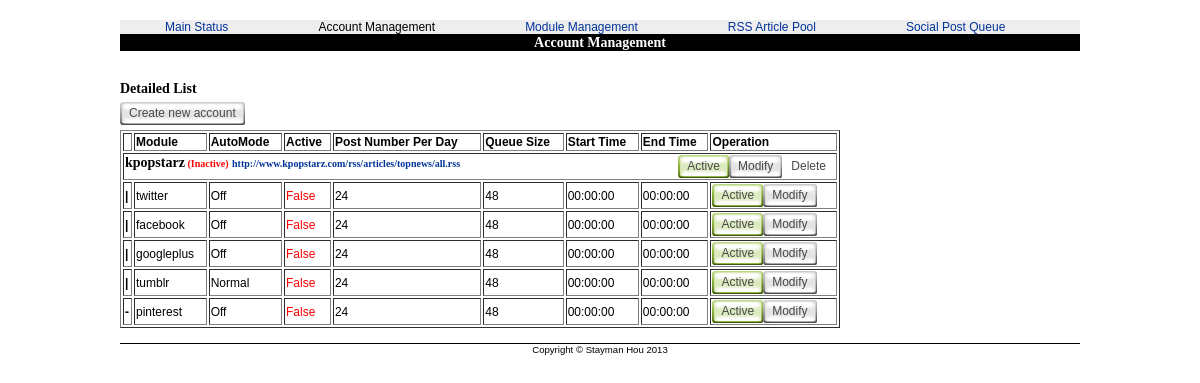
Page /SocialManagerPhpAdmin/public_files/accmng.php on the committed database.
### tables this page shows
CREATE TABLE account (
	PK INT NOT NULL AUTO_INCREMENT PRIMARY KEY,
	NAME VARCHAR(20) NOT NULL,
	RSS_URL VARCHAR(256) NOT NULL,
	ACTIVE BOOLEAN DEFAULT 0,
	LAST_UPDATE DATETIME,
    DELETED BOOLEAN DEFAULT 0
);

CREATE TABLE acc_setting (
	PK INT NOT NULL AUTO_INCREMENT PRIMARY KEY,
	ACCOUNT INT NOT NULL,
	MODULE INT NOT NULL,
	USERNAME VARCHAR(64) NOT NULL,
	PSWD VARCHAR(64) NOT NULL,
	OTHER_SETTING TEXT,
	EXTRA_CONTENT VARCHAR(256) DEFAULT '',
	ACTIVE BOOLEAN DEFAULT 0,
	AUTO_MODE INT NOT NULL,
	TAG_LIMIT INT NOT NULL DEFAULT 1,
	TIME_START TIME NOT NULL DEFAULT '00:00:00',
	TIME_END TIME NOT NULL DEFAULT '00:00:00',
	NUM_PER_DAY INT NOT NULL DEFAULT 24,
	MIN_POST_INTERVAL INT NOT NULL DEFAULT 0,
	QUEUE_SIZE INT NOT NULL DEFAULT 48
);

### SocialManagerPhpAdmin/public_files/accmng.php (called while the page is built, shortened)
<?php
include '../model/Account.php';
include '../model/AccSetting.php';
$acclst = $GLOBALS['TEMPLATE']['Content']['AccountList'] = Account::getlist();
foreach ($acclst as $acc)
{
    $key = $acc['NAME'];
    $value = $acc['PK'];
    $GLOBALS['TEMPLATE']['Content']['AccSetting'][$key] = AccSetting::getlist($value);
}
include '../view/template-page.php';
?>

### SocialManagerPhpAdmin/model/Account.php (called while the page is built, shortened)
<?php
class Account
{
    public static function getlist()
    {
        $lst = array();
        $query = "SELECT `PK`, `NAME`, `RSS_URL`, `ACTIVE`, `LAST_UPDATE`, `DELETED` FROM `account` WHERE `DELETED` = FALSE ORDER BY PK DESC";
        $result = mysql_query($query, $GLOBALS['DB']);
        while ($row = mysql_fetch_assoc($result)) {
            array_push($lst, $row);
        }
        return $lst;
    }
}
?>

### SocialManagerPhpAdmin/model/AccSetting.php (called while the page is built, shortened)
<?php
class AccSetting
{
    public static function getlist($account=null)
    {
        $lst = array();
        $query = "SELECT `PK`, `ACCOUNT`, `MODULE`, `USERNAME`, `OTHER_SETTING`, `EXTRA_CONTENT`, `ACTIVE`, `AUTO_MODE`, `TIME_START`, `TIME_END`, `NUM_PER_DAY`, `MIN_POST_INTERVAL`, `QUEUE_SIZE` FROM `acc_setting` WHERE 1";
        if ($account!=null)
        {
            $query .= sprintf(" AND ACCOUNT = %d", $account);
        }
        $query .= " ORDER BY PK ASC";
        $result = mysql_query($query, $GLOBALS['DB']);
        while ($row = mysql_fetch_assoc($result)) {
            array_push($lst, $row);
        }
        return $lst;
    }
}
?>

### SocialManagerPhpAdmin/view/template-accmng.php (the view)
<div id="AM_Main">
 <h2>Detailed List</h2>
 <div class="abuttonwrapper"><a class="abutton" href="Account.php?method=create"><span>Create new account</span></a></div>
  <table border=1 width=720px>
  <tr><td width=5px></td><td><b>Module</b></td><td><b>AutoMode</b></td><td><b>Active</b></td><td><b>Post Number Per Day</b></td><td><b>Queue Size</b></td><td><b>Start Time</b></td><td><b>End Time</b></td><td><b>Operation</b></td></tr>
  <?php
   foreach ($GLOBALS['TEMPLATE']['Content']['AccountList'] as $acc)
   {
       $key = $acc['NAME'];
       echo '<tr><td colspan=9><h3>' . $key;
       echo '<span style="color: ';
       echo $acc['ACTIVE']?'green':'red';
       echo '; font-size: x-small;">';
       echo $acc['ACTIVE']?' (Active)':' (Inactive)';
       echo '</span> <a href="' . $acc['RSS_URL'] . '" target="_blank" style="font-size: x-small">' . $acc['RSS_URL'] . '</a><div class="abuttonwrapper" style="float:right; width:auto;"><a class="abutton" href="Account.php?method=delete&pk=' . $acc['PK'] . '" style="background: transparent url(\'media/square-orange-left.gif\') no-repeat top left" onclick="return myconfirm(\'Are you sure you want to delete the Account \\\'' . $key . '\\\'?\');"><span style="background: transparent url(\'media/square-orange-right.gif\') no-repeat top right">Delete</span></a></div>' . '<div class="abuttonwrapper" style="float:right; width:auto;"><a class="abutton" href="Account.php?method=get&pk=' . $acc['PK'] . '"><span>Modify</span></a></div>';
       echo '<div class="abuttonwrapper" style="float:right; width:auto;"><a class="abutton" href="Account.php?method=toggleactive&pk=' . $acc['PK'] . '" style="background: transparent url(\'media/square-';
       echo $acc['ACTIVE']?'red':'green';
       echo '-left.gif\') no-repeat top left"><span style="background: transparent url(\'media/square-';
       echo $acc['ACTIVE']?'red':'green';
       echo '-right.gif\') no-repeat top right">';
       echo $acc['ACTIVE']?'Deactive':'Active';
       echo '</span></a></div>' . '<h3></td></tr>';
       foreach ($GLOBALS['TEMPLATE']['Content']['AccSetting'][$key] as $accsetting)
       {
            echo '<tr><td width=5px><b>';
            echo ($accsetting===end($GLOBALS['TEMPLATE']['Content']['AccSetting'][$key]))?'-':'|';
            echo '</b></td><td>' . $GLOBALS['TEMPLATE']['Content']['ModuleList'][$accsetting['MODULE']] . '</td><td>' . $GLOBALS['TEMPLATE']['Content']['AutoMode'][$accsetting['MODULE']][$accsetting['AUTO_MODE']] . '</td>';
            echo '<td style="color: ';
            echo $accsetting['ACTIVE']?'green':'red';
            echo '">';
            echo $accsetting['ACTIVE']?'True':'False';
            echo '</td>';
            echo '<td>' . $accsetting['NUM_PER_DAY'] . '</td><td>' . $accsetting['QUEUE_SIZE'] . '</td><td>' . $accsetting['TIME_START'] . '</td><td>' . $accsetting['TIME_END'] . '</td><td>';
            echo '<div class="abuttonwrapper" style="float:left; width:auto;"><a class="abutton" href="AccSetting.php?method=toggleactive&pk=' . $accsetting['PK'] . '" style="background: transparent url(\'media/square-';
            echo $accsetting['ACTIVE']?'red':'green';
            echo '-left.gif\') no-repeat top left"><span style="background: transparent url(\'media/square-';
            echo $accsetting['ACTIVE']?'red':'green';
            echo '-right.gif\') no-repeat top right">';
            echo $accsetting['ACTIVE']?'Deactive':'Active';
            echo '</span></a></div>';
            echo '<div class="abuttonwrapper" style="float:left; width:auto;"><a class="abutton" href="AccSetting.php?method=get&pk=' . $accsetting['PK'] . '"><span>Modify</span></a></div>' . '</td>';
       }
   }
  ?>
 </table>
</div>

### SocialManagerPhpAdmin/public_files/css/styles.css (style rules this page uses)
body { margin:0; padding:0; font-family:Arial, Helvetica, sans-serif; font-size:12px; }
a { color:#000; text-decoration:none; cursor:pointer; }
h1, h2, h3, h4, h5, h6 { margin:0; padding:0; font-size:14px; font-family:"Lucida Grande"; }
body { font-family: Arial, Sans, sans-serif; text-align: center; }
a { color: #039; }
table { margin: 5px 0; }
#content h2 { margin-top: 20px; margin-bottom: 5px; }
a.abutton { background: transparent url('../media/square-gray-left.gif') no-repeat top left; display: block; float: left; font: normal 12px Arial; line-height: 15px; height: 23px; padding-left: 9px; text-decoration: none; }
a:link.abutton, a:visited.abutton, a:active.abutton { color: #494949; }
a.abutton span { background: transparent url('../media/square-gray-right.gif') no-repeat top right; display: block; padding: 4px 9px 4px 0; }
.abuttonwrapper { overflow: hidden; width: 100%; }

### rows in the picture
account: NAME "kpopstarz", ACTIVE "(Inactive)", RSS_URL "http://www.kpopstarz.com/rss/articles/topnews/all.rss"
acc_setting: MODULE "twitter", MODULE+AUTO_MODE "Off", ACTIVE "False", NUM_PER_DAY "24", QUEUE_SIZE "48", TIME_START "00:00:00", TIME_END "00:00:00"
acc_setting: MODULE "facebook", MODULE+AUTO_MODE "Off", ACTIVE "False", NUM_PER_DAY "24", QUEUE_SIZE "48", TIME_START "00:00:00", TIME_END "00:00:00"
acc_setting: MODULE "googleplus", MODULE+AUTO_MODE "Off", ACTIVE "False", NUM_PER_DAY "24", QUEUE_SIZE "48", TIME_START "00:00:00", TIME_END "00:00:00"
acc_setting: MODULE "tumblr", MODULE+AUTO_MODE "Normal", ACTIVE "False", NUM_PER_DAY "24", QUEUE_SIZE "48", TIME_START "00:00:00", TIME_END "00:00:00"
acc_setting: MODULE "pinterest", MODULE+AUTO_MODE "Off", ACTIVE "False", NUM_PER_DAY "24", QUEUE_SIZE "48", TIME_START "00:00:00", TIME_END "00:00:00"

### other values in the picture
$GLOBALS['TEMPLATE']['title'] "Account Management"
